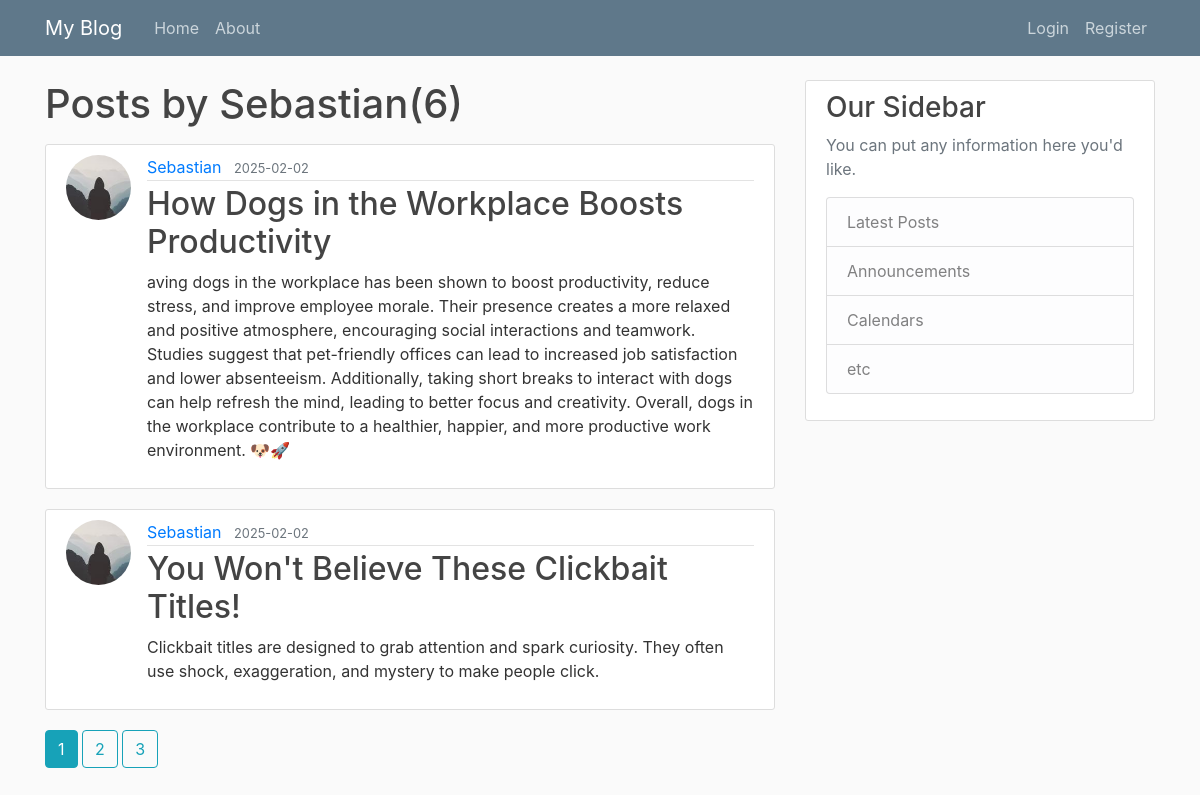
Before: /home/Sebastian with the older database file.
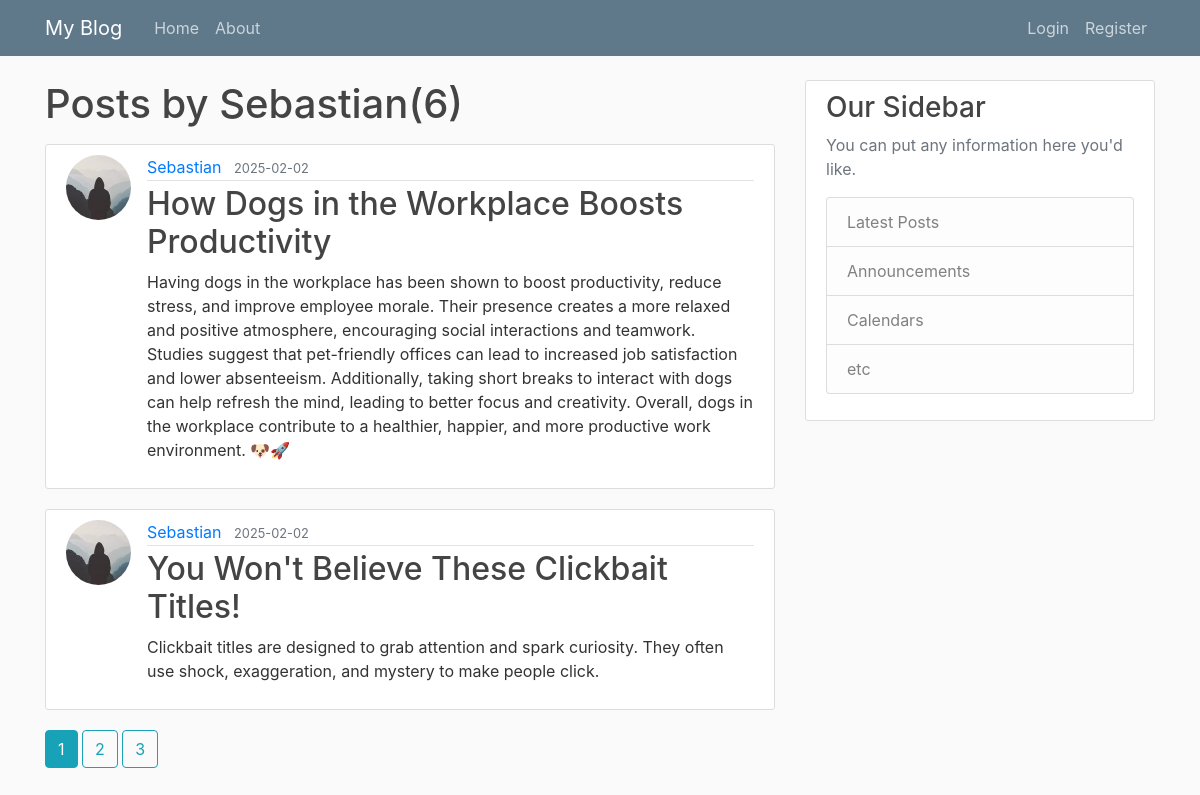
After: the same page with the newer database file.
### flaskblog/models.py (models this page shows, shortened)
class User(db.Model, UserMixin):
    id = db.Column(db.Integer, primary_key=True)
    username = db.Column(db.String(20),unique=True,nullable=False)
    email = db.Column(db.String(120),unique=True,nullable=False)
    image_file = db.Column(db.String(20),nullable=False,default='default.jpg')
    password = db.Column(db.String(60),nullable=False)
    posts=db.relationship('Post',backref='author',lazy=True)

class Post(db.Model):
    id = db.Column(db.Integer, primary_key=True)
    title=db.Column(db.String(100),nullable=False)
    date_posted=db.Column(db.DateTime,nullable=False,default=datetime.utcnow)
    content=db.Column(db.Text,nullable=False)
    user_id=db.Column(db.Integer,db.ForeignKey("user.id"),nullable=False)

### flaskblog/routes.py (the view)
@app.route("/home/<string:username>")
def user_posts(username):
    page=request.args.get('page',1,type=int)
    user=User.query.filter_by(username=username).first_or_404()
    posts=Post.query.filter_by(author=user)\
        .order_by(Post.date_posted.desc())\
        .paginate(page=page,per_page=2)
    return render_template ("user_posts.html",posts=posts,user=user)

### flaskblog/templates/user_posts.html
{%extends 'layout.html'%} {%block content%}
<h1 class="mb-3">Posts by {{user.username}}({{posts.total}})</h1>
{%for post in posts.items%}
<article class="media content-section">
  <img
    class="rounded-circle article-img"
    src="{{url_for('static',filename='profile_pics/'+post.author.image_file)}}"
  />
  <div class="media-body">
    <div class="article-metadata">
      <a
        class="mr-2"
        href="{{url_for('user_posts',username=post.author.username)}}"
        >{{ post.author.username }}</a
      >
      <small class="text-muted"
        >{{ post.date_posted.strftime('%Y-%m-%d') }}</small
      >
    </div>
    <h2>
      <a class="article-title" href="{{url_for('post',post_id=post.id)}}"
        >{{ post.title }}</a
      >
    </h2>
    <p class="article-content">{{ post.content }}</p>
  </div>
</article>
{%endfor%} {%for page_num in
posts.iter_pages(left_edge=1,right_edge=1,left_current=1,right_current=2)%} {%if
page_num%} {%if posts.page==page_num%}
<a
  class="btn btn-info mb-4"
  href="{{url_for('user_posts',username=user.username,page=page_num)}}"
  >{{page_num}}</a
>
{%else%}
<a
  class="btn btn-outline-info mb-4"
  href="{{url_for('user_posts',username=user.username,page=page_num)}}"
  >{{page_num}}</a
>
{%endif%} {%else%} ... {%endif%} {%endfor%} {%endblock content%}

### flaskblog/templates/layout.html (shortened to what this page needs)
<!DOCTYPE html>
<html lang="en">
  <head>
    <link
      rel="stylesheet"
      href="https://cdn.jsdelivr.net/npm/bootstrap@4.4.1/dist/css/bootstrap.min.css"
    />
    <link
      rel="stylesheet" type="text/css" href="{{url_for('static',filename='main.css')}}">
  </head>
  <body>
    <header class="site-header">
      <nav class="navbar navbar-expand-md navbar-dark bg-steel fixed-top">
        <div class="container">
          <a class="navbar-brand mr-4" href="/">My Blog</a>
          <div class="collapse navbar-collapse" id="navbarToggle">
            <div class="navbar-nav mr-auto">
              <a class="nav-item nav-link" href="{{url_for('home')}}">Home</a>
              <a class="nav-item nav-link" href="{{url_for('about')}}">About</a>
            </div>
            <div class="navbar-nav">
              {%if current_user.is_authenticated %}
                <a class="nav-item nav-link" href="{{url_for('new_post')}}">New Post</a>
                <a class="nav-item nav-link" href="{{url_for('account')}}">Account</a>
                <a class="nav-item nav-link" href="{{url_for('logout')}}">Logout</a>
              {%else%}
                <a class="nav-item nav-link" href="{{url_for('login')}}">Login</a>
                <a class="nav-item nav-link" href="{{url_for('register')}}">Register</a>
              {%endif%}
            </div>
          </div>
        </div>
      </nav>
    </header>
    <main role="main" class="container">
        <div class="row">
          <div class="col-md-8">
            {% block content %}{% endblock %}
          </div>
          <div class="col-md-4">
            <div class="content-section">
              <h3>Our Sidebar</h3>
              <p class='text-muted'>You can put any information here you'd like.
                <ul class="list-group">
                  <li class="list-group-item list-group-item-light">Latest Posts</li>
                  <li class="list-group-item list-group-item-light">Announcements</li>
                  <li class="list-group-item list-group-item-light">Calendars</li>
                  <li class="list-group-item list-group-item-light">etc</li>
                </ul>
              </p>
            </div>
          </div>
        </div>
      </main>
  </body>
</html>

### flaskblog/static/main.css (style rules this page uses)
body { background: #fafafa; color: #333333; margin-top: 5rem; }
h1, h2, h3, h4, h5, h6 { color: #444444; }
.bg-steel { background-color: #5f788a; }
.site-header .navbar-nav .nav-link { color: #cbd5db; }
.content-section { background: #ffffff; padding: 10px 20px; border: 1px solid #dddddd; border-radius: 3px; margin-bottom: 20px; }
.article-title { color: #444444; }
.article-content { white-space: pre-line; }
.article-img { height: 65px; width: 65px; margin-right: 16px; }
.article-metadata { padding-bottom: 1px; margin-bottom: 4px; border-bottom: 1px solid #e3e3e3; }

Changed rows visible on the page:
changed Post "How Dogs in the Workplace Boosts Productivity": content "aving dogs in the workplace…" → "Having dogs in the workplace…"
